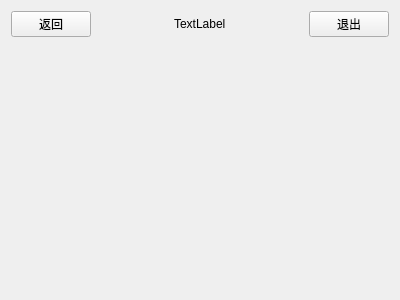
<?xml version="1.0" encoding="UTF-8"?>
<ui version="4.0">
 <class>MasterView</class>
 <widget class="QWidget" name="MasterView">
  <property name="geometry">
   <rect>
    <x>0</x>
    <y>0</y>
    <width>400</width>
    <height>300</height>
   </rect>
  </property>
  <property name="windowTitle">
   <string>MasterView</string>
  </property>
  <layout class="QGridLayout" name="gridLayout">
   <item row="0" column="0">
    <layout class="QHBoxLayout" name="horizontalLayout">
     <item>
      <widget class="QPushButton" name="btnBack">
       <property name="text">
        <string>返回</string>
       </property>
       <property name="icon">
        <iconset>
         <normaloff>:/images/loop.png</normaloff>:/images/loop.png</iconset>
       </property>
      </widget>
     </item>
     <item>
      <spacer name="horizontalSpacer">
       <property name="orientation">
        <enum>Qt::Orientation::Horizontal</enum>
       </property>
       <property name="sizeHint" stdset="0">
        <size>
         <width>40</width>
         <height>20</height>
        </size>
       </property>
      </spacer>
     </item>
     <item>
      <widget class="QLabel" name="labelTitle">
       <property name="text">
        <string>TextLabel</string>
       </property>
      </widget>
     </item>
     <item>
      <spacer name="horizontalSpacer_2">
       <property name="orientation">
        <enum>Qt::Orientation::Horizontal</enum>
       </property>
       <property name="sizeHint" stdset="0">
        <size>
         <width>40</width>
         <height>20</height>
        </size>
       </property>
      </spacer>
     </item>
     <item>
      <widget class="QPushButton" name="btnLogOut">
       <property name="text">
        <string>退出</string>
       </property>
       <property name="icon">
        <iconset>
         <normaloff>:/images/logout.png</normaloff>:/images/logout.png</iconset>
       </property>
      </widget>
     </item>
    </layout>
   </item>
   <item row="1" column="0">
    <widget class="QStackedWidget" name="stackedWidget">
     <property name="currentIndex">
      <number>-1</number>
     </property>
    </widget>
   </item>
  </layout>
 </widget>
 <resources/>
 <connections/>
</ui>
